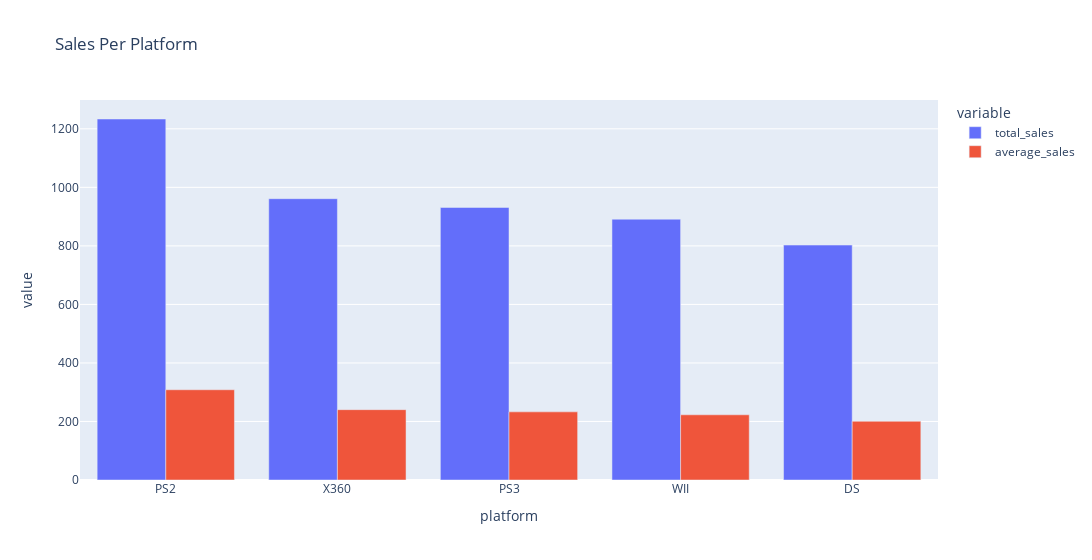

Notebook code cell kept with this figure:
### Code cell
# platform total and average sales
px.bar(top_five_platforms, x='platform', y=['total_sales', 'average_sales'],
barmode='group', title='Sales Per Platform', width=1200)

### Figure 1 — Plotly figure (JSON) as saved in the notebook; plotly's stock layout.template omitted (floating-point values rounded to 4 significant figures)
{"data": [{"alignmentgroup": "True", "hovertemplate": "variable=total_sales<br>platform=%{x}<br>value=%{y}<extra></extra>", "legendgroup": "total_sales", "marker": {"color": "#636efa", "pattern": {"shape": ""}}, "name": "total_sales", "offsetgroup": "total_sales", "orientation": "v", "showlegend": true, "textposition": "auto", "type": "bar", "x": ["PS2", "X360", "PS3", "WII", "DS"], "xaxis": "x", "y": [1234.0, 961.2, 931.3, 891.2, 802.8], "yaxis": "y"}, {"alignmentgroup": "True", "hovertemplate": "variable=average_sales<br>platform=%{x}<br>value=%{y}<extra></extra>", "legendgroup": "average_sales", "marker": {"color": "#EF553B", "pattern": {"shape": ""}}, "name": "average_sales", "offsetgroup": "average_sales", "orientation": "v", "showlegend": true, "textposition": "auto", "type": "bar", "x": ["PS2", "X360", "PS3", "WII", "DS"], "xaxis": "x", "y": [308.4, 240.3, 232.8, 222.8, 200.7], "yaxis": "y"}], "layout": {"barmode": "group", "legend": {"title": {"text": "variable"}, "tracegroupgap": 0}, "title": {"text": "Sales Per Platform"}, "width": 1200, "xaxis": {"anchor": "y", "domain": [0, 1], "title": {"text": "platform"}}, "yaxis": {"anchor": "x", "domain": [0, 1], "title": {"text": "value"}}}}
